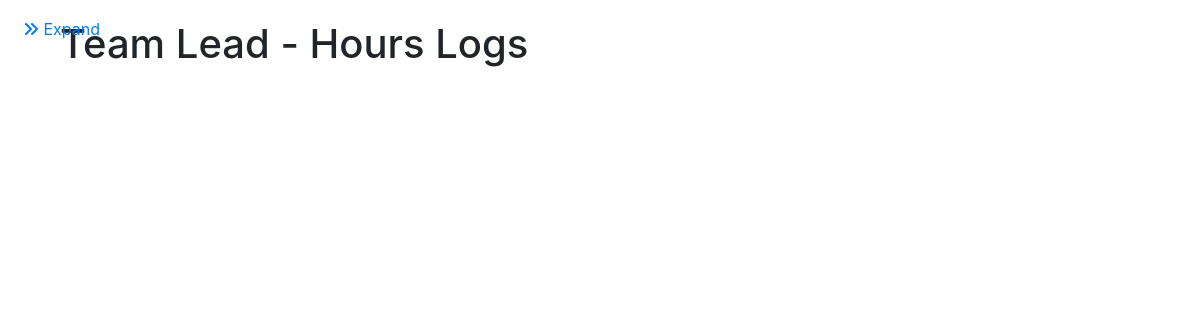
The app's page /view_logs/2, older data.
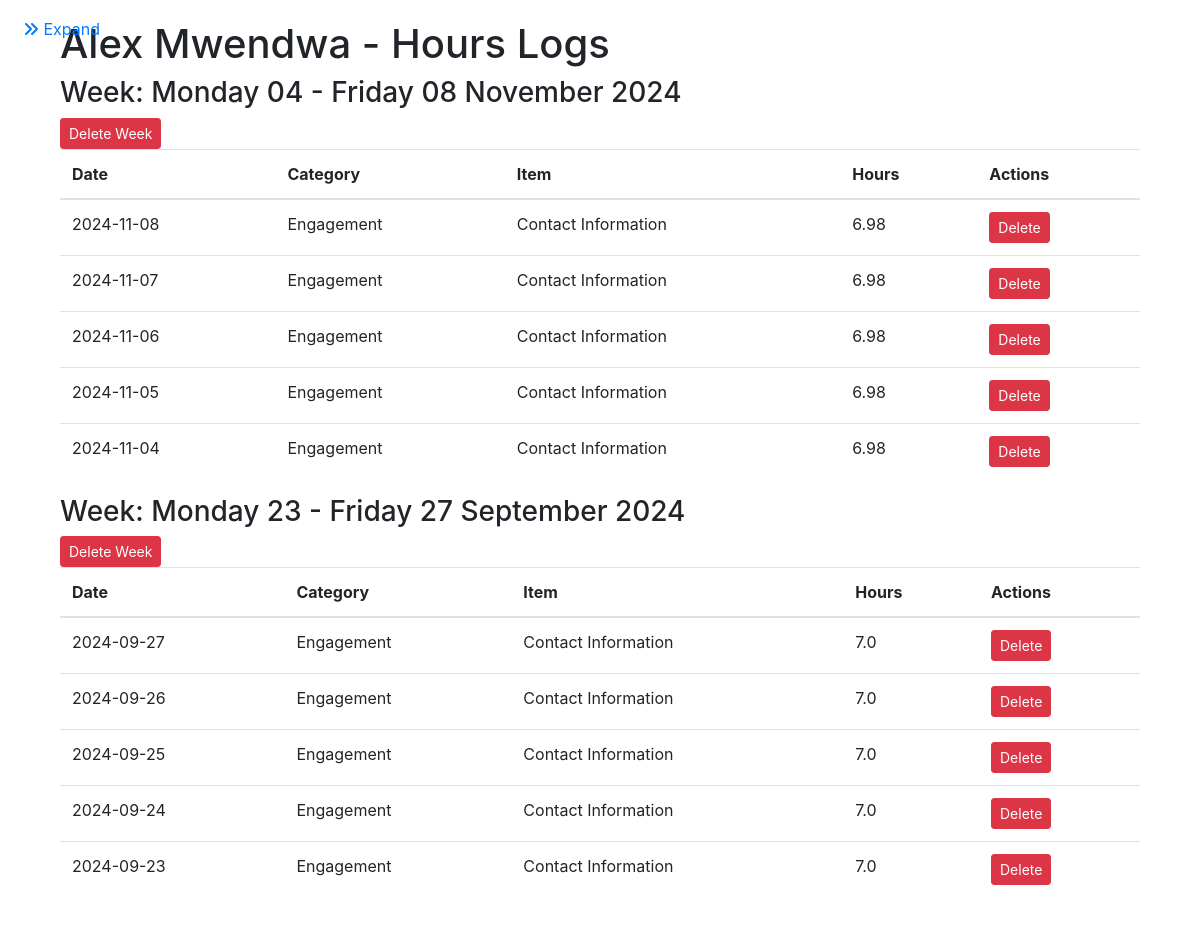
The same page, newer data.
### app.py (models this page shows)
class Staff(db.Model):
    id = db.Column(db.Integer, primary_key=True)
    name = db.Column(db.String(100), nullable=False)
    email = db.Column(db.String(120), unique=True, nullable=False)
    leave_days_remaining = db.Column(db.Float, default=0.0)
    is_team_leader = db.Column(Boolean, default=False)
    receive_notifications = db.Column(Boolean, default=True)
    engagements = db.relationship('Engagement', backref='team_leader', lazy=True)
    proposals = db.relationship('Proposal', backref='team_leader', lazy=True)
    hours_logs = db.relationship('HoursLog', backref='staff_member', lazy=True)
    leave_records = db.relationship('LeaveRecord', backref='staff', lazy=True)
    utilizations = db.relationship('Utilization', backref='staff', lazy=True)

class HoursLog(db.Model):
    id = db.Column(db.Integer, primary_key=True)
    staff_id = db.Column(db.Integer, db.ForeignKey('staff.id'))
    category = db.Column(db.String(20), nullable=False)
    item_id = db.Column(db.Integer, nullable=False)
    hours = db.Column(db.Float, nullable=False)
    date = db.Column(db.Date, nullable=False)

class Engagement(db.Model):
    id = db.Column(db.Integer, primary_key=True)
    name = db.Column(db.String(100), nullable=False)
    description = db.Column(db.Text)  # New field
    start_date = db.Column(db.Date)  # New field
    end_date = db.Column(db.Date)  # New field
    team_leader_id = db.Column(db.Integer, db.ForeignKey('staff.id'))
    status = db.Column(db.String(10), nullable=False)

### app.py (the view, shortened to what this page needs)
@app.route('/view_logs/<int:staff_id>', methods=['GET', 'POST'])
def view_logs(staff_id):
    staff = Staff.query.get_or_404(staff_id)
    page = request.args.get('page', 1, type=int)
    per_page = 50  # Number of logs to display per page
    logs = HoursLog.query.filter_by(staff_id=staff_id).order_by(HoursLog.date.desc()).paginate(page=page,
                                                                                               per_page=per_page)
    grouped_logs = {}
    for log in logs.items:
        start_of_week = log.date - timedelta(days=log.date.weekday())  # Monday of the week
        end_of_week = start_of_week + timedelta(days=4)  # Friday of the week
        week_label = f"{start_of_week.strftime('%A %d')} - {end_of_week.strftime('%A %d %B %Y')}"
        if week_label not in grouped_logs:
            grouped_logs[week_label] = []
        grouped_logs[week_label].append(log)
    return render_template('staff_logs.html', staff=staff, grouped_logs=grouped_logs, Proposal=Proposal,
                           Engagement=Engagement, NonBillable=NonBillable, logs=logs)

### templates/staff_logs.html (shortened to what this page needs)
{% extends 'base.html' %}
{% block content %}
<h1>{{ staff.name }} - Hours Logs</h1>
{% for week, week_logs in grouped_logs.items() %}
    <h3>Week: {{ week }}</h3>
    <form method="post" style="display:inline;">
        <button type="submit" class="btn btn-danger btn-sm" onclick="return confirm('Are you sure you want to delete all logs for this week?')">Delete Week</button>
    </form>
    <table class="table">
        <thead>
            <tr>
                <th>Date</th>
                <th>Category</th>
                <th>Item</th>
                <th>Hours</th>
                <th>Actions</th>
            </tr>
        </thead>
        <tbody>
            {% for log in week_logs %}
            <tr>
                <td>{{ log.date }}</td>
                <td>{{ log.category.capitalize() }}</td>
                <td>
                    {% if log.category == 'proposal' %}
                        {{ Proposal.query.get(log.item_id).name }}
                    {% elif log.category == 'engagement' %}
                        {{ Engagement.query.get(log.item_id).name }}
                    {% elif log.category == 'non_billable' %}
                        {{ NonBillable.query.get(log.item_id).name }}
                    {% endif %}
                </td>
                <td>{{ log.hours }}</td>
                <td>
                    <form method="post" class="d-inline">
                        <button type="submit" class="btn btn-danger btn-sm">Delete</button>
                    </form>
                </td>
            </tr>
            {% endfor %}
        </tbody>
    </table>
{% endfor %}
{% endblock %}

Row changes from the older to the newer data that the page shows:
changed Staff: name "Team Lead" → "Alex Mwendwa"
added HoursLog: date "2024-11-08", category "Engagement", hours "6.98", shown under "Monday 04 - Friday 08 November 2024"
now on this page (row edited): Engagement: query.get "Contact Information"
added HoursLog: date "2024-11-07", category "Engagement", hours "6.98", shown under "Monday 04 - Friday 08 November 2024"
added HoursLog: date "2024-11-06", category "Engagement", hours "6.98", shown under "Monday 04 - Friday 08 November 2024"
added HoursLog: date "2024-11-05", category "Engagement", hours "6.98", shown under "Monday 04 - Friday 08 November 2024"
added HoursLog: date "2024-11-04", category "Engagement", hours "6.98", shown under "Monday 04 - Friday 08 November 2024"
added HoursLog: date "2024-09-27", category "Engagement", hours "7.0", shown under "Monday 23 - Friday 27 September 2024"
added HoursLog: date "2024-09-26", category "Engagement", hours "7.0", shown under "Monday 23 - Friday 27 September 2024"
added HoursLog: date "2024-09-25", category "Engagement", hours "7.0", shown under "Monday 23 - Friday 27 September 2024"
added HoursLog: date "2024-09-24", category "Engagement", hours "7.0", shown under "Monday 23 - Friday 27 September 2024"
added HoursLog: date "2024-09-23", category "Engagement", hours "7.0", shown under "Monday 23 - Friday 27 September 2024"
Text that changed along with them:
new list line: "Week: Monday 04 - Friday 08 November 2024 Delete Week Date Category Item Hours Actions"
new list line: "Week: Monday 23 - Friday 27 September 2024 Delete Week Date Category Item Hours Actions"
